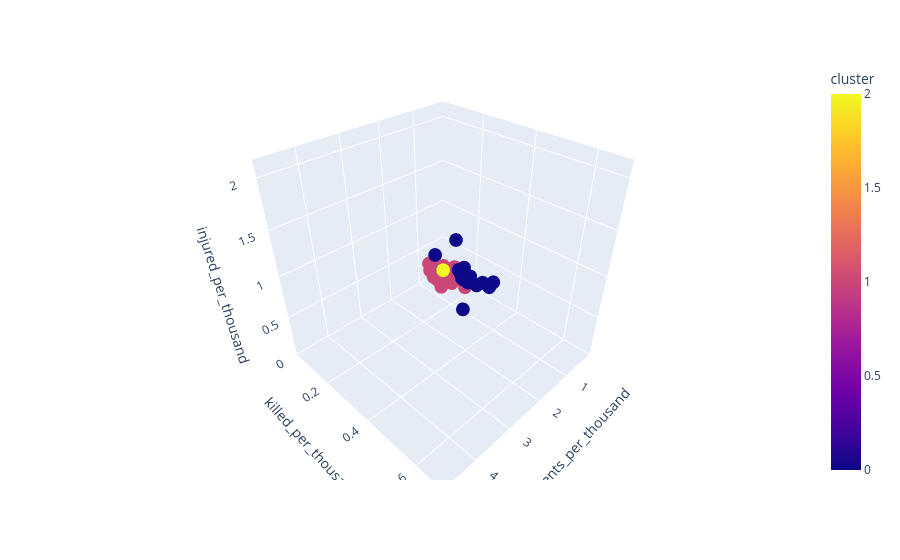

The notebook cell saved with this chart:
### Code cell
import plotly.express as px
fig = px.scatter_3d(df_norm, x="incidents_per_thousand",
                    y="killed_per_thousand", z="injured_per_thousand",
                    color="cluster", hover_name=df_norm.index)
fig.show()

### Figure 1 — Plotly figure (JSON) as saved in the notebook; plotly's stock layout.template omitted (floating-point values rounded to 4 significant figures)
{"data": [{"hovertemplate": "<b>%{hovertext}</b><br><br>incidents_per_thousand=%{x}<br>killed_per_thousand=%{y}<br>injured_per_thousand=%{z}<br>cluster=%{marker.color}<extra></extra>", "hovertext": ["District of Columbia", "Alaska", "Delaware", "Louisiana", "South Carolina", "Illinois", "Mississippi", "Tennessee", "Alabama", "Missouri", "Maryland", "Arkansas", "Kentucky", "Indiana", "Oklahoma", "Ohio", "Massachusetts", "Georgia", "Nebraska", "North Carolina", "West Virginia", "Connecticut", "Rhode Island", "Wyoming", "Wisconsin", "Iowa", "New Mexico", "North Dakota", "Vermont", "Florida", "Kansas", "New Hampshire", "Virginia", "Pennsylvania", "Maine", "Nevada", "South Dakota", "Montana", "Michigan", "New Jersey", "Colorado", "Oregon", "Texas", "New York", "Washington", "Minnesota", "California", "Idaho", "Utah", "Arizona", "Hawaii"], "legendgroup": "", "marker": {"color": [2, 0, 0, 0, 0, 0, 0, 0, 0, 0, 0, 0, 0, 0, 0, 0, 1, 0, 1, 0, 1, 1, 1, 1, 1, 1, 1, 1, 1, 1, 1, 1, 1, 1, 1, 0, 1, 1, 1, 1, 1, 1, 1, 1, 1, 1, 1, 1, 1, 1, 1], "coloraxis": "coloraxis", "symbol": "circle"}, "mode": "markers", "name": "", "scene": "scene", "showlegend": false, "type": "scatter3d", "x": [4.731, 1.829, 1.79, 1.737, 1.418, 1.365, 1.204, 1.157, 1.127, 1.092, 0.9687, 0.9543, 0.9392, 0.8855, 0.8837, 0.8818, 0.8803, 0.8769, 0.873, 0.8711, 0.855, 0.855, 0.8475, 0.8436, 0.8309, 0.8065, 0.7873, 0.7599, 0.7549, 0.7437, 0.7374, 0.7214, 0.7114, 0.6984, 0.6828, 0.6809, 0.637, 0.6191, 0.6178, 0.6075, 0.5873, 0.5693, 0.4942, 0.4941, 0.4794, 0.4393, 0.419, 0.4003, 0.3595, 0.3409, 0.2032], "y": [0.6796, 0.362, 0.2305, 0.4671, 0.3291, 0.2651, 0.3935, 0.2767, 0.3874, 0.3518, 0.2825, 0.2596, 0.2409, 0.2433, 0.2407, 0.2159, 0.06947, 0.2413, 0.119, 0.2218, 0.1819, 0.09506, 0.05966, 0.1247, 0.1496, 0.08747, 0.2369, 0.0915, 0.09117, 0.1934, 0.1863, 0.06585, 0.1745, 0.1873, 0.08432, 0.2787, 0.1054, 0.1494, 0.1599, 0.1317, 0.146, 0.1111, 0.1837, 0.08675, 0.1191, 0.08409, 0.1429, 0.1005, 0.09457, 0.1602, 0.0443], "z": [2.095, 0.4407, 0.9062, 0.9428, 0.6304, 1.051, 0.6301, 0.6794, 0.6178, 0.5904, 0.5291, 0.4523, 0.4279, 0.4473, 0.3965, 0.4909, 0.2504, 0.3985, 0.3564, 0.4614, 0.3523, 0.3507, 0.3276, 0.0888, 0.3675, 0.2631, 0.2599, 0.1724, 0.1168, 0.3499, 0.32, 0.1078, 0.4265, 0.3955, 0.09938, 0.3317, 0.1335, 0.132, 0.3011, 0.2864, 0.2079, 0.1728, 0.2223, 0.2574, 0.1797, 0.1671, 0.1964, 0.09025, 0.1348, 0.1605, 0.05977]}], "layout": {"coloraxis": {"colorbar": {"title": {"text": "cluster"}}, "colorscale": [[0, "#0d0887"], [0.1111, "#46039f"], [0.2222, "#7201a8"], [0.3333, "#9c179e"], [0.4444, "#bd3786"], [0.5556, "#d8576b"], [0.6667, "#ed7953"], [0.7778, "#fb9f3a"], [0.8889, "#fdca26"], [1, "#f0f921"]]}, "legend": {"tracegroupgap": 0}, "margin": {"t": 60}, "scene": {"domain": {"x": [0, 1], "y": [0, 1]}, "xaxis": {"title": {"text": "incidents_per_thousand"}}, "yaxis": {"title": {"text": "killed_per_thousand"}}, "zaxis": {"title": {"text": "injured_per_thousand"}}}}}
